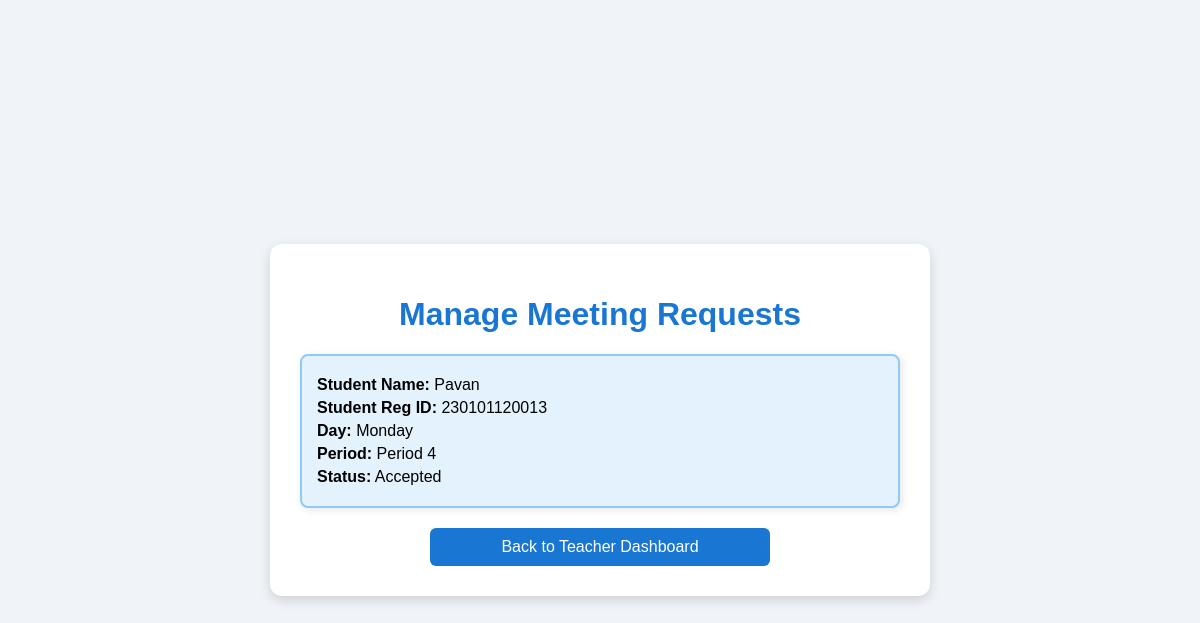
/manage_meetings/2, run on the app's committed database.
### models.py (models this page shows)
class MeetingRequest(db.Model):
    id = db.Column(db.Integer, primary_key=True)
    student_reg_no = db.Column(db.String(100), nullable=True)
    teacher_id = db.Column(db.Integer, db.ForeignKey('teachers.id'), nullable=False)  # Correct FK reference
    requested_day = db.Column(db.String(20), nullable=False)
    requested_period = db.Column(db.String(20), nullable=False)
    status = db.Column(db.String(20), default='Pending')
    student_name = db.Column(db.String(100), nullable=False)
    student_reg_no = db.Column(db.String(20), nullable=False)
    teacher = db.relationship('Teacher', backref='meeting_requests')

### app.py (the view)
@app.route('/manage_meetings/<int:teacher_id>')
def manage_meetings(teacher_id):
    meeting_requests = (
        db.session.query(
            MeetingRequest.id,
            MeetingRequest.requested_day,
            MeetingRequest.requested_period,
            MeetingRequest.status,
            MeetingRequest.student_name.label('student_name'),  # Directly fetched from MeetingRequest
            MeetingRequest.student_reg_no.label('student_reg_no')  # Directly fetched from MeetingRequest
        )
        .filter(MeetingRequest.teacher_id == teacher_id)
        .all()
    )
    return render_template('manage_meetings.html', requests=meeting_requests)

### templates/manage_meetings.html (shortened to what this page needs)
<!DOCTYPE html>
<html>
<head>
</head>
<body>
    <div class="container">
        <h1>Manage Meeting Requests</h1>
        {% for request in requests %}
            <div class="meeting-request">
                <p><strong>Student Name:</strong> {{ request.student_name }}</p>
                <p><strong>Student Reg ID:</strong> {{ request.student_reg_no }}</p>
                <p><strong>Day:</strong> {{ request.requested_day }}</p>
                <p><strong>Period:</strong> {{ request.requested_period }}</p>
                <p><strong>Status:</strong> {{ request.status }}</p>
            </div>
        {% endfor %}
        <a href="{{ url_for('teacher_dashboard') }}" class="back-btn">Back to Teacher Dashboard</a>
    </div>
</body>
</html>

### templates/manage_meetings.html (style rules this page uses)
body { font-family: Arial, sans-serif; background-color: #f0f4f8; display: flex; align-items: center; justify-content: center; min-height: 100vh; margin: 0; padding: 20px; }
.container { background-color: #ffffff; padding: 30px; border-radius: 12px; box-shadow: 0 4px 12px rgba(0, 0, 0, 0.15); width: 100%; max-width: 600px; }
h1 { text-align: center; color: #1976D2; }
.meeting-request { background-color: #e3f2fd; border: 2px solid #90caf9; border-radius: 8px; padding: 15px; margin-bottom: 15px; box-shadow: 2px 2px 8px rgba(0, 0, 0, 0.1); }
.meeting-request p { margin: 5px 0; }
.back-btn { display: block; background-color: #1976D2; color: #fff; padding: 10px 20px; border-radius: 6px; text-align: center; text-decoration: none; margin-top: 20px; width: 100%; max-width: 300px; margin-left: auto; margin-right: auto; }

### data on the page
MeetingRequest: student_name "Pavan", student_reg_no "230101120013", requested_day "Monday", requested_period "Period 4", status "Accepted"
